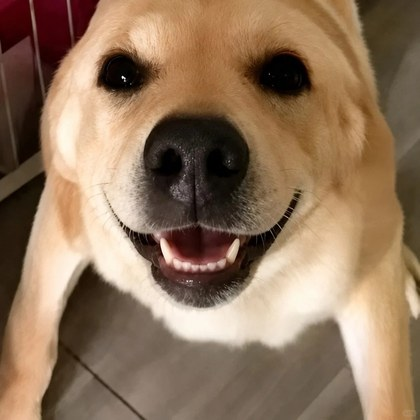
#> input picture replica/assets/dog-a.jpg, 420 x 420 px
$ python prep-portrait.py ../replica/assets/dog-a.jpg ../replica/assets/dog-b.jpg ../replica/assets/dog-b.jpg ../replica/assets/dog-b.jpg
#> lines starting #> are read from the running program, lines starting #| are printed output that depends on the picture
"""
prep-portrait.py — 素材处理（透明图 → 网页可用资产 + 深度图）

用法：
  python prep-portrait.py <主图> <鼠标图> <输出目录> [png|webp]

关键事实：用户给的图**本来就有 alpha 通道**，所以不做抠图，只做：
  1. 按 alpha 裁边
  2. alpha 归一化（清掉 <8 的浮尘、给边缘轻微提纯，避免半透明发灰）
  3. 全透明像素的 RGB 用主体颜色外扩填充（防止缩放后出现黑边）
  4. 从亮度 + 中心偏置生成深度图
"""
import sys
from PIL import Image, ImageFilter
import numpy as np


def normalize_alpha(img: Image.Image, floor: int = 46) -> Image.Image:
    # 源图在主体外有一圈很淡的半透明（alpha 10~50），会形成"光晕矩形"。
    # 提高底线并使用更陡的曲线把它压掉。
#> called with floor = 46
    a = np.asarray(img.split()[-1], dtype=np.uint8).astype(np.float32) / 255.0
#> a: shape (420, 420) float32; every value is 1
    a = np.clip((a - floor / 255.0) / (1.0 - floor / 255.0), 0, 1)
    a = a ** 1.15
    a_img = Image.fromarray((a * 255).astype(np.uint8), "L")
#> a_img: PIL image 420x420 L; every value is 255
    return a_img


def bleed_rgb(rgba: Image.Image, alpha: Image.Image) -> Image.Image:
    rgb = rgba.convert("RGB")
#> rgb is the input picture: PIL image 420x420 RGB; mean R, G, B 144.4, 117.2, 92
    bleed = rgb.filter(ImageFilter.GaussianBlur(14))
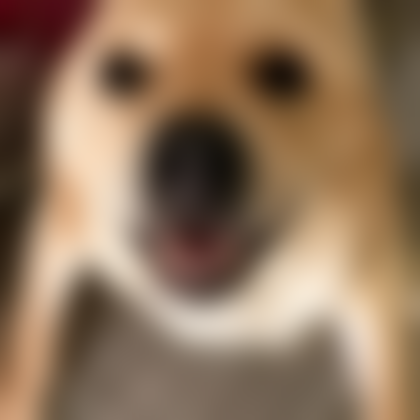
#> bleed: PIL image 420x420 RGB; mean R, G, B 144.1, 117, 91.9
    arr = np.asarray(rgb).copy()
    keep = (np.asarray(alpha) > 8)[..., None]
#> keep: shape (420, 420, 1) bool; every value is 1
    arr = np.where(keep, arr, np.asarray(bleed)).astype(np.uint8)
    out = Image.fromarray(arr, "RGB").convert("RGBA")
    out.putalpha(alpha)
    return out


def trim(img: Image.Image, pad: int = 8) -> Image.Image:
#> called with pad = 8
    bbox = img.split()[-1].getbbox()
#> bbox = (0, 0, 420, 420)
    if not bbox:
        return img
    x0, y0, x1, y1 = bbox
#> x0 = 0; y0 = 0; x1 = 420; y1 = 420
    x0, y0 = max(0, x0 - pad), max(0, y0 - pad)
    x1, y1 = min(img.width, x1 + pad), min(img.height, y1 + pad)
    return img.crop((x0, y0, x1, y1))


def fit(img: Image.Image, longest: int) -> Image.Image:
#> called with longest = 1100
    w, h = img.size
#> w = 420; h = 420
    s = longest / max(w, h)
#> s = 2.62
#| portrait -> ../replica/assets/dog-b.jpg/portrait.png (420, 420)
    if s >= 1:
        return img
    # 用 LANCZOS 前先放大 alpha 的对比，减少缩放导致的模糊边
    return img.resize((max(1, round(w * s)), max(1, round(h * s))), Image.LANCZOS)


def make_depth(rgba: Image.Image) -> Image.Image:
    lum = rgba.convert("RGB").convert("L").filter(ImageFilter.GaussianBlur(22))
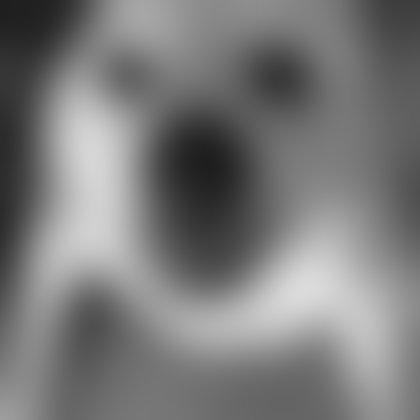
#> lum: PIL image 420x420 L; min 30, max 219, mean 121.9
    w, h = lum.size
#> w = 420; h = 420
    yy, xx = np.mgrid[0:h, 0:w]
    cx, cy = w * 0.5, h * 0.48
#> cx = 210; cy = 201.6
    r = np.sqrt(((xx - cx) / (w * 0.58)) ** 2 + ((yy - cy) / (h * 0.58)) ** 2)
    falloff = np.clip(1.0 - r, 0, 1) ** 0.7

    base = np.asarray(lum, dtype=np.float32) / 255.0
    base = 0.30 + base * 0.70
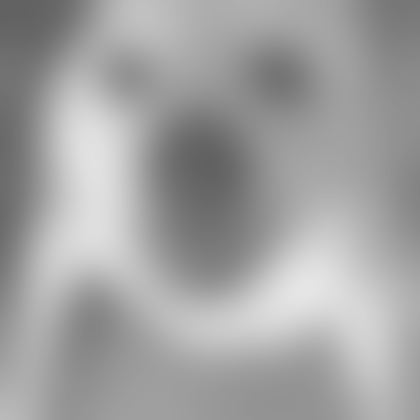
#> base: shape (420, 420) float32; min 0.382, max 0.901, mean 0.635
    depth = np.clip(base * (0.40 + falloff * 0.80), 0, 1)
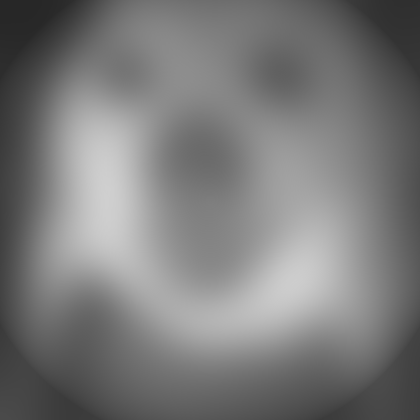
#> depth: shape (420, 420) float64; min 0.154, max 0.814, mean 0.481

    # 关键：用「模糊后的 alpha」当遮罩，让位移在轮廓处平滑收敛到 0。
    # 直接用硬边 alpha 会在剪影处形成台阶，透视投影后出现重影。
    a_img = rgba.split()[-1].filter(ImageFilter.GaussianBlur(26))
    a = np.asarray(a_img, dtype=np.float32) / 255.0
    a = np.clip((a - 0.12) / 0.88, 0, 1) ** 0.9
    depth = depth * a
    d = Image.fromarray((depth * 255).astype(np.uint8), "L")
    return d.filter(ImageFilter.GaussianBlur(16)).convert("RGB")


def save(img: Image.Image, base: str, fmt: str) -> str:
    if fmt == "webp":
        path = base + ".webp"
        img.save(path, "WEBP", quality=92, method=6, exact=True)
    else:
        path = base + ".png"
        img.save(path, "PNG", optimize=True)
    return path


def process(path: str, longest: int) -> Image.Image:
    src = Image.open(path).convert("RGBA")
    alpha = normalize_alpha(src)
    src = bleed_rgb(src, alpha)
    src = trim(src)
    return fit(src, longest)


def main():
    src_main, src_cursor, out_dir = sys.argv[1], sys.argv[2], sys.argv[3]
    fmt = sys.argv[4] if len(sys.argv) > 4 else "png"

    m = process(src_main, 1100)
    print("portrait ->", save(m, out_dir + "/portrait", fmt), m.size)
    print("depth    ->", save(make_depth(m), out_dir + "/portrait-depth", fmt))
#| depth    -> ../replica/assets/dog-b.jpg/portrait-depth.png
    c = process(src_cursor, 900)
#> call 2 of process, with path = '../replica/assets/dog-b.jpg', longest = 900
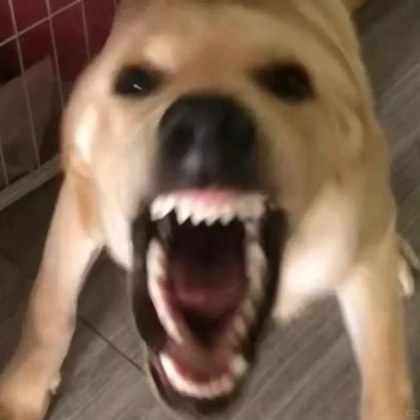
#> input picture replica/assets/dog-b.jpg, 420 x 420 px
#> in bleed_rgb, rgb is the input picture: PIL image 420x420 RGB; mean R, G, B 124.2, 99.8, 79.7
#> in bleed_rgb (call 2), `bleed = rgb.filter(ImageFilter.GaussianBlur(14))`:
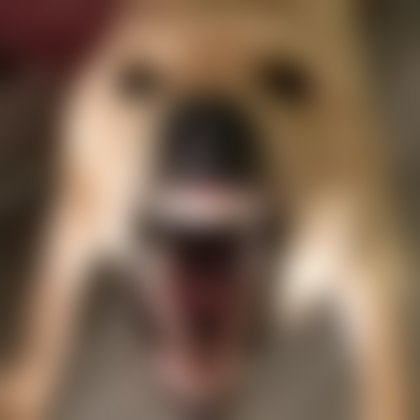
#> bleed: PIL image 420x420 RGB; mean R, G, B 124, 99.7, 79.6
    print("cursor   ->", save(c, out_dir + "/helmet-doge", fmt), c.size)
#| cursor   -> ../replica/assets/dog-b.jpg/helmet-doge.png (420, 420)


if __name__ == "__main__":
    main()
